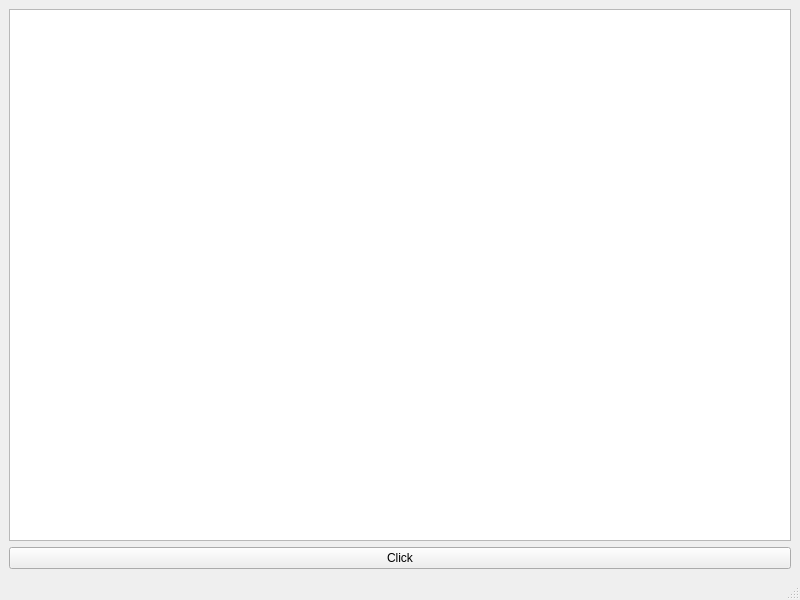
<?xml version="1.0" encoding="UTF-8"?>
<ui version="4.0">
 <class>MainWindow</class>
 <widget class="QMainWindow" name="MainWindow">
  <property name="geometry">
   <rect>
    <x>0</x>
    <y>0</y>
    <width>800</width>
    <height>600</height>
   </rect>
  </property>
  <property name="windowTitle">
   <string>MainWindow</string>
  </property>
  <widget class="QWidget" name="centralwidget">
   <layout class="QVBoxLayout" name="verticalLayout">
    <item>
     <widget class="QListWidget" name="listWidget"/>
    </item>
    <item>
     <widget class="QPushButton" name="pushButton">
      <property name="text">
       <string>Click</string>
      </property>
     </widget>
    </item>
   </layout>
  </widget>
  <widget class="QMenuBar" name="menubar">
   <property name="geometry">
    <rect>
     <x>0</x>
     <y>0</y>
     <width>800</width>
     <height>22</height>
    </rect>
   </property>
  </widget>
  <widget class="QStatusBar" name="statusbar"/>
 </widget>
 <resources/>
 <connections/>
</ui>
